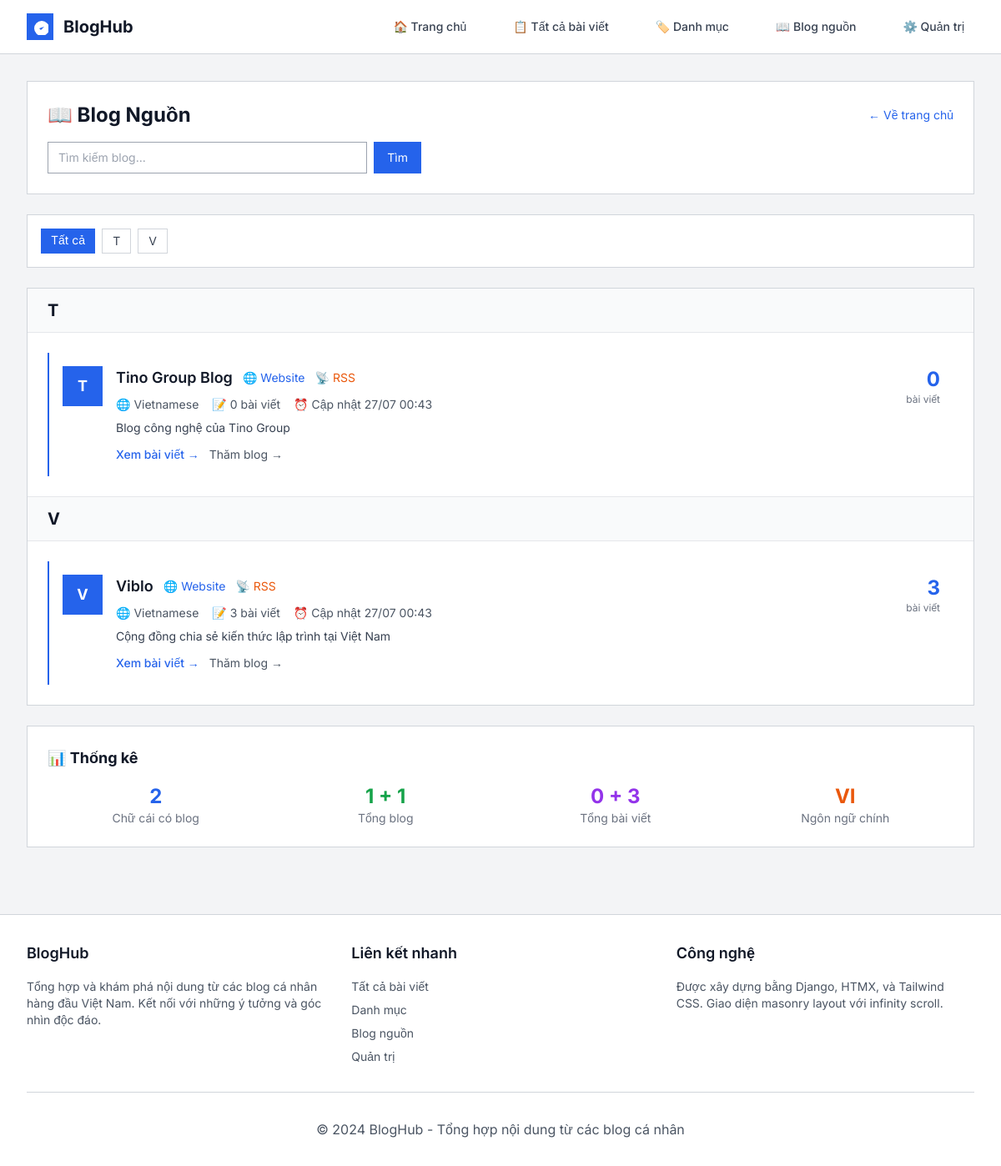
/blog-sources/, run on the app's committed database.
### aggregator/models.py (models this page shows, shortened)
class BlogSource(models.Model):
    name = models.CharField(max_length=200, verbose_name="Tên blog")
    description = models.TextField(blank=True, verbose_name="Mô tả")
    rss_url = models.URLField(verbose_name="RSS URL")
    homepage_url = models.URLField(blank=True, verbose_name="Trang chủ")
    is_active = models.BooleanField(default=True, verbose_name="Kích hoạt")
    created_at = models.DateTimeField(auto_now_add=True)
    updated_at = models.DateTimeField(auto_now=True)
    last_fetched = models.DateTimeField(null=True, blank=True, verbose_name="Lần crawl cuối")
    logo_url = models.URLField(blank=True, verbose_name="Logo URL")
    author = models.CharField(max_length=200, blank=True, verbose_name="Tác giả")
    language = models.CharField(max_length=10, default='vi', verbose_name="Ngôn ngữ")
    tags = models.CharField(max_length=500, blank=True, verbose_name="Tags (phân cách bằng dấu phẩy)")
    class Meta:
        verbose_name = "Nguồn Blog"
        verbose_name_plural = "Nguồn Blog"
        ordering = ['name']
    @property
    def posts_count(self):
        return self.posts.count()
    @property
    def tag_list(self):
        return [tag.strip() for tag in self.tags.split(',') if tag.strip()]

### aggregator/views.py (the view)
# urls.py: path('blog-sources/', views.blog_sources_list, name='blog_sources'),
def blog_sources_list(request):
    search = request.GET.get('search', '')
    letter = request.GET.get('letter', '')
    sources = BlogSource.objects.filter(is_active=True)
    if search:
        sources = sources.filter(
            Q(name__icontains=search) |
            Q(description__icontains=search) |
            Q(author__icontains=search)
        )
    if letter:
        sources = sources.filter(name__istartswith=letter)
    sources = sources.order_by('name')
    grouped_sources = {}
    for source in sources:
        first_letter = source.name[0].upper()
        if first_letter not in grouped_sources:
            grouped_sources[first_letter] = []
        grouped_sources[first_letter].append(source)
    available_letters = sorted(grouped_sources.keys())
    context = {
        'grouped_sources': grouped_sources,
        'available_letters': available_letters,
        'search_query': search,
        'current_letter': letter,
    }
    return render(request, 'aggregator/blog_sources.html', context)

### aggregator/templates/aggregator/blog_sources.html (shortened to what this page needs)
{% extends 'aggregator/base.html' %}
{% block content %}
<div class="bg-white border border-gray-300 p-6 mb-6">
    <div class="flex justify-between items-center mb-4">
        <h1 class="text-2xl font-bold text-gray-900">📖 Blog Nguồn</h1>
        <a href="{% url 'aggregator:index' %}" class="text-blue-600 text-sm hover:text-blue-700">← Về trang chủ</a>
    </div>
    <div class="max-w-md">
        <form method="GET" class="flex gap-2">
            <input
                type="text"
                name="search"
                value="{{ search_query }}"
                placeholder="Tìm kiếm blog..."
                class="flex-1 px-3 py-2 border border-gray-400 focus:border-blue-600 focus:outline-none text-sm"
            >
            <button type="submit" class="px-4 py-2 bg-blue-600 text-white hover:bg-blue-700 text-sm">
                Tìm
            </button>
        </form>
    </div>
</div>
<div class="bg-white border border-gray-300 p-4 mb-6">
    <div class="flex flex-wrap gap-2">
        <a href="{% url 'aggregator:blog_sources' %}"
           class="px-3 py-1 text-sm {% if not current_letter %}bg-blue-600 text-white{% else %}border border-gray-300 text-gray-700 hover:bg-gray-100{% endif %}">
            Tất cả
        </a>
        {% for letter in available_letters %}
        <a href="{% url 'aggregator:blog_sources' %}?letter={{ letter }}"
           class="px-3 py-1 text-sm {% if current_letter == letter %}bg-blue-600 text-white{% else %}border border-gray-300 text-gray-700 hover:bg-gray-100{% endif %}">
            {{ letter }}
        </a>
        {% endfor %}
    </div>
</div>
<div class="bg-white border border-gray-300">
    {% for letter, sources in grouped_sources.items %}
    <div class="border-b border-gray-200 last:border-b-0">
        <div class="bg-gray-50 px-6 py-3 border-b border-gray-200">
            <h2 class="text-xl font-bold text-gray-900">{{ letter }}</h2>
        </div>
        <div class="p-6">
            <div class="space-y-4">
                {% for source in sources %}
                <article class="flex items-start gap-4 p-4 border-l-2 border-blue-600 hover:bg-gray-50">
                    <div class="flex-shrink-0">
                        {% if source.logo_url %}
                        <img src="{{ source.logo_url }}" alt="{{ source.name }}" class="w-12 h-12 bg-gray-200">
                        {% else %}
                        <div class="w-12 h-12 bg-blue-600 flex items-center justify-center">
                            <span class="text-white font-bold text-lg">{{ source.name|first|upper }}</span>
                        </div>
                        {% endif %}
                    </div>
                    <div class="flex-1 min-w-0">
                        <div class="flex items-center gap-3 mb-2">
                            <h3 class="text-lg font-semibold text-gray-900">{{ source.name }}</h3>
                            {% if source.homepage_url %}
                            <a href="{{ source.homepage_url }}" target="_blank" class="text-blue-600 hover:text-blue-700 text-sm">
                                🌐 Website
                            </a>
                            {% endif %}
                            <a href="{{ source.rss_url }}" target="_blank" class="text-orange-600 hover:text-orange-700 text-sm">
                                📡 RSS
                            </a>
                        </div>
                        <div class="flex items-center gap-4 mb-2 text-sm text-gray-600">
                            <span>🌐 {{ source.get_language_display|default:"Vietnamese" }}</span>
                            <span>📝 {{ source.posts_count }} bài viết</span>
                            {% if source.last_fetched %}
                            <span>⏰ Cập nhật {{ source.last_fetched|date:"d/m H:i" }}</span>
                            {% endif %}
                        </div>
                        {% if source.description %}
                        <p class="text-gray-700 text-sm mb-3 line-clamp-3">{{ source.description }}</p>
                        {% endif %}
                        <div class="mt-3 flex items-center gap-3">
                            <a href="{% url 'aggregator:all_posts' %}?blog_source={{ source.id }}"
                               class="text-blue-600 hover:text-blue-700 text-sm font-medium">
                                Xem bài viết →
                            </a>
                            {% if source.homepage_url %}
                            <a href="{{ source.homepage_url }}" target="_blank"
                               class="text-gray-600 hover:text-gray-700 text-sm">
                                Thăm blog →
                            </a>
                            {% endif %}
                        </div>
                    </div>
                    <div class="flex-shrink-0 text-right">
                        <div class="text-2xl font-bold text-blue-600">{{ source.posts_count }}</div>
                        <div class="text-xs text-gray-500">bài viết</div>
                    </div>
                </article>
                {% endfor %}
            </div>
        </div>
    </div>
    {% endfor %}
</div>
<div class="mt-6 bg-white border border-gray-300 p-6">
    <h3 class="text-lg font-bold text-gray-900 mb-4">📊 Thống kê</h3>
    <div class="grid grid-cols-2 md:grid-cols-4 gap-4">
        <div class="text-center">
            <div class="text-2xl font-bold text-blue-600">{{ grouped_sources|length }}</div>
            <div class="text-sm text-gray-500">Chữ cái có blog</div>
        </div>
        <div class="text-center">
            <div class="text-2xl font-bold text-green-600">
                {% for sources in grouped_sources.values %}{{ sources|length }}{% if not forloop.last %} + {% endif %}{% endfor %}
            </div>
            <div class="text-sm text-gray-500">Tổng blog</div>
        </div>
        <div class="text-center">
            <div class="text-2xl font-bold text-purple-600">
                {% for sources in grouped_sources.values %}
                    {% for source in sources %}{{ source.posts_count }}{% if not forloop.parentloop.last or not forloop.last %} + {% endif %}{% endfor %}
                {% endfor %}
            </div>
            <div class="text-sm text-gray-500">Tổng bài viết</div>
        </div>
        <div class="text-center">
            <div class="text-2xl font-bold text-orange-600">VI</div>
            <div class="text-sm text-gray-500">Ngôn ngữ chính</div>
        </div>
    </div>
</div>
{% endblock %}

### static/css/style.css (style rules this page uses)
.line-clamp-3 { display: -webkit-box; -webkit-line-clamp: 3; -webkit-box-orient: vertical; overflow: hidden; }
* { border-radius: 0 !important; box-shadow: none !important; }
input, select, button, textarea { border-radius: 0 !important; }

### aggregator/templates/aggregator/base.html (style rules this page uses)
body { font-family: 'Inter', sans-serif; }

### aggregator/templates/aggregator/blog_sources.html (style rules this page uses)
.line-clamp-3 { display: -webkit-box; -webkit-line-clamp: 3; -webkit-box-orient: vertical; overflow: hidden; }

### data on the page
BlogSource: letter "T", name|first "T", name "Tino Group Blog", language "Vietnamese", posts_count "0", last_fetched "27/07 00:43", description "Blog công nghệ của Tino Group", sources "1"
BlogSource: letter "V", name|first "V", name "Viblo", language "Vietnamese", posts_count "3", last_fetched "27/07 00:43", description "Cộng đồng chia sẻ kiến thức lập trình tại Việt Nam", sources "1"

### other printed values
{{ letter }} "T" "V"
{{ grouped_sources|length }} "2"
